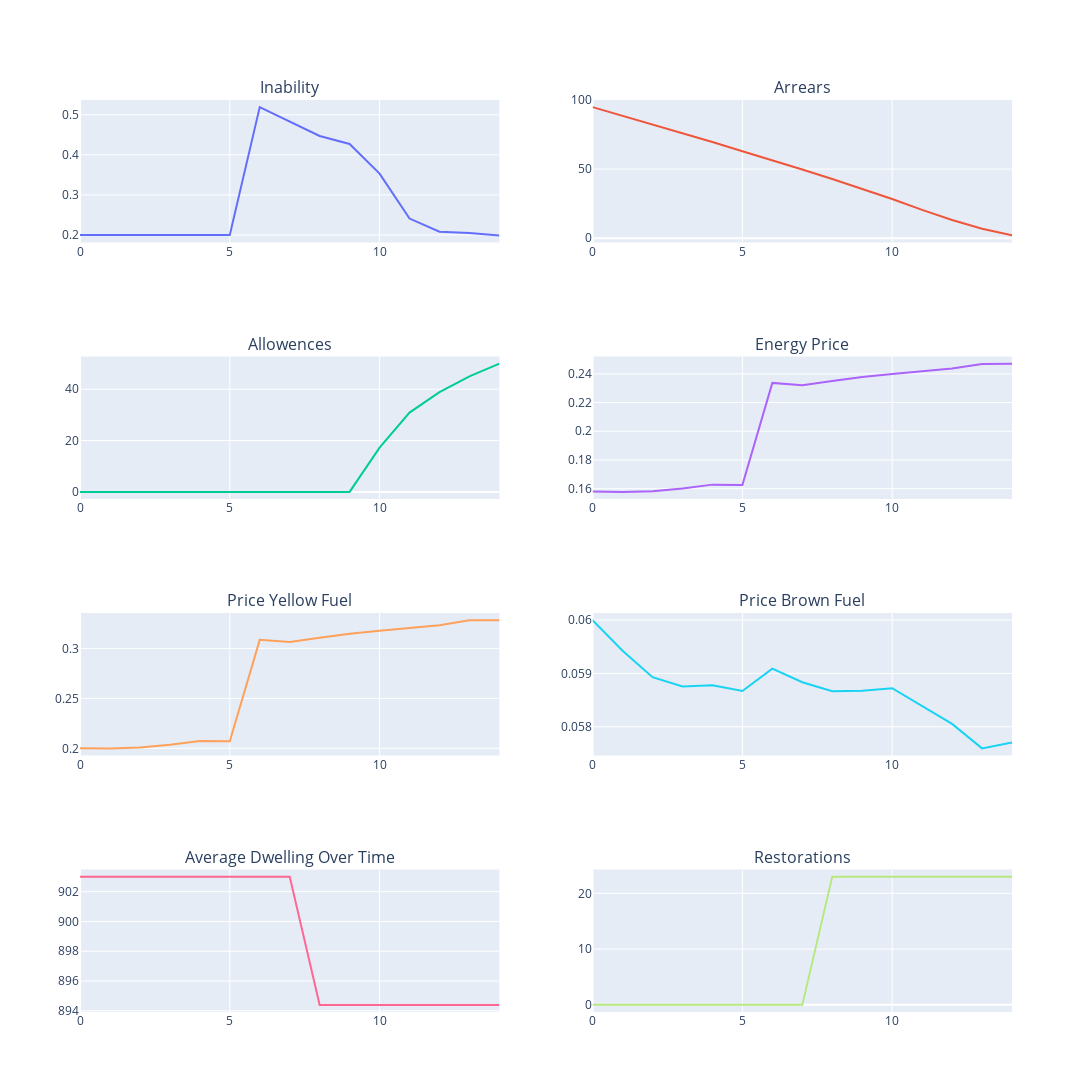
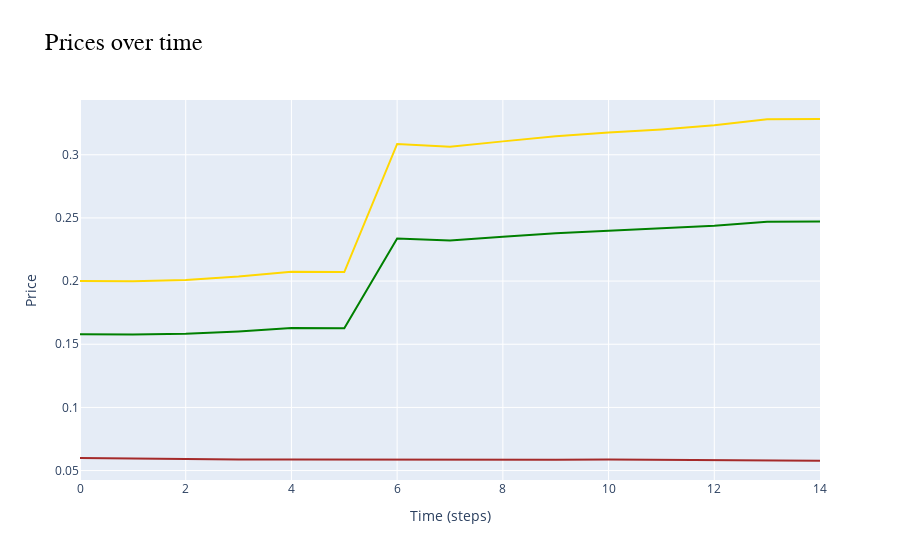

Here is the notebook cell these charts were saved with, in order:
### Code cell
# Model-level data
fig = sp.make_subplots(rows=int(len(model_data.columns)/2), cols=2, subplot_titles=model_data.columns)
color_discrete_sequence=px.colors.qualitative.Plotly  # Default color sequence

for i, col in enumerate(model_data.columns, start=1):
    fig.add_trace(go.Scatter(x=model_data.index, y=model_data[col], mode='lines', name=col, line=dict(color=color_discrete_sequence[(i-1) % len(color_discrete_sequence)])), row=int((i-1)/2)+1, col=((i-1)%2)+1)

fig.update_layout(height=400*int(len(model_data.columns)/2), width=1600, title_text="", showlegend=False, 
                  title_font=dict(size=24, color='black', family="Courier New, monospace"), # Adjust size and font here
                  )

fig.show()

# For Price1, Price2, and Energy Price
fig = go.Figure()
fig.add_trace(go.Scatter(x=model_data.index, y=model_data['Price Yellow Fuel'], mode='lines', name='Price Yellow Fuel', line=dict(color='gold')))
fig.add_trace(go.Scatter(x=model_data.index, y=model_data['Price Brown Fuel'], mode='lines', name='Price Brown Fuel', line=dict(color='brown')))
fig.add_trace(go.Scatter(x=model_data.index, y=model_data['Energy Price'], mode='lines', name='Energy Price', line=dict(color='green')))

fig.update_layout(title='Prices over time', xaxis_title='Time (steps)', yaxis_title='Price', showlegend=False,
                  title_font=dict(size=24, color='black', family="Courier New, monospace"), # Adjust size and font here
                  )

fig.show()

### Figure 1 — Plotly figure (JSON) as saved in the notebook; plotly's stock layout.template omitted (floating-point values rounded to 4 significant figures)
{"data": [{"line": {"color": "#636EFA"}, "mode": "lines", "name": "Inability", "type": "scatter", "x": [0, 1, 2, 3, 4, 5, 6, 7, 8, 9, 10, 11, 12, 13, 14], "xaxis": "x", "y": [0.2, 0.2, 0.2, 0.2, 0.2, 0.2, 0.519, 0.482, 0.447, 0.427, 0.353, 0.241, 0.208, 0.205, 0.199], "yaxis": "y"}, {"line": {"color": "#EF553B"}, "mode": "lines", "name": "Arrears", "type": "scatter", "x": [0, 1, 2, 3, 4, 5, 6, 7, 8, 9, 10, 11, 12, 13, 14], "xaxis": "x2", "y": [94.92, 88.67, 82.62, 76.22, 69.68, 62.95, 56.5, 49.77, 42.9, 35.83, 28.38, 20.45, 13.2, 6.84, 2.013], "yaxis": "y2"}, {"line": {"color": "#00CC96"}, "mode": "lines", "name": "Allowences", "type": "scatter", "x": [0, 1, 2, 3, 4, 5, 6, 7, 8, 9, 10, 11, 12, 13, 14], "xaxis": "x3", "y": [0, 0, 0, 0, 0, 0, 0, 0, 0, 0, 17.25, 30.9, 38.85, 45.05, 50], "yaxis": "y3"}, {"line": {"color": "#AB63FA"}, "mode": "lines", "name": "Energy Price", "type": "scatter", "x": [0, 1, 2, 3, 4, 5, 6, 7, 8, 9, 10, 11, 12, 13, 14], "xaxis": "x4", "y": [0.158, 0.1578, 0.1583, 0.1601, 0.1628, 0.1626, 0.2337, 0.2321, 0.235, 0.2379, 0.2399, 0.2415, 0.2437, 0.2469, 0.2471], "yaxis": "y4"}, {"line": {"color": "#FFA15A"}, "mode": "lines", "name": "Price Yellow Fuel", "type": "scatter", "x": [0, 1, 2, 3, 4, 5, 6, 7, 8, 9, 10, 11, 12, 13, 14], "xaxis": "x5", "y": [0.2, 0.1999, 0.2009, 0.2036, 0.2074, 0.2072, 0.3085, 0.3063, 0.3106, 0.3146, 0.3176, 0.32, 0.3233, 0.3281, 0.3283], "yaxis": "y5"}, {"line": {"color": "#19D3F3"}, "mode": "lines", "name": "Price Brown Fuel", "type": "scatter", "x": [0, 1, 2, 3, 4, 5, 6, 7, 8, 9, 10, 11, 12, 13, 14], "xaxis": "x6", "y": [0.06, 0.05943, 0.05893, 0.05876, 0.05878, 0.05867, 0.05909, 0.05884, 0.05867, 0.05867, 0.05872, 0.05839, 0.05805, 0.05759, 0.05771], "yaxis": "y6"}, {"line": {"color": "#FF6692"}, "mode": "lines", "name": "Average Dwelling Over Time", "type": "scatter", "x": [0, 1, 2, 3, 4, 5, 6, 7, 8, 9, 10, 11, 12, 13, 14], "xaxis": "x7", "y": [903.0, 903.0, 903.0, 903.0, 903.0, 903.0, 903.0, 903.0, 894.4, 894.4, 894.4, 894.4, 894.4, 894.4, 894.4], "yaxis": "y7"}, {"line": {"color": "#B6E880"}, "mode": "lines", "name": "Restorations", "type": "scatter", "x": [0, 1, 2, 3, 4, 5, 6, 7, 8, 9, 10, 11, 12, 13, 14], "xaxis": "x8", "y": [0, 0, 0, 0, 0, 0, 0, 0, 23, 23, 23, 23, 23, 23, 23], "yaxis": "y8"}], "layout": {"annotations": [{"font": {"size": 16}, "showarrow": false, "text": "Inability", "x": 0.225, "xanchor": "center", "xref": "paper", "y": 1, "yanchor": "bottom", "yref": "paper"}, {"font": {"size": 16}, "showarrow": false, "text": "Arrears", "x": 0.775, "xanchor": "center", "xref": "paper", "y": 1, "yanchor": "bottom", "yref": "paper"}, {"font": {"size": 16}, "showarrow": false, "text": "Allowences", "x": 0.225, "xanchor": "center", "xref": "paper", "y": 0.7188, "yanchor": "bottom", "yref": "paper"}, {"font": {"size": 16}, "showarrow": false, "text": "Energy Price", "x": 0.775, "xanchor": "center", "xref": "paper", "y": 0.7188, "yanchor": "bottom", "yref": "paper"}, {"font": {"size": 16}, "showarrow": false, "text": "Price Yellow Fuel", "x": 0.225, "xanchor": "center", "xref": "paper", "y": 0.4375, "yanchor": "bottom", "yref": "paper"}, {"font": {"size": 16}, "showarrow": false, "text": "Price Brown Fuel", "x": 0.775, "xanchor": "center", "xref": "paper", "y": 0.4375, "yanchor": "bottom", "yref": "paper"}, {"font": {"size": 16}, "showarrow": false, "text": "Average Dwelling Over Time", "x": 0.225, "xanchor": "center", "xref": "paper", "y": 0.1562, "yanchor": "bottom", "yref": "paper"}, {"font": {"size": 16}, "showarrow": false, "text": "Restorations", "x": 0.775, "xanchor": "center", "xref": "paper", "y": 0.1562, "yanchor": "bottom", "yref": "paper"}], "height": 1600, "showlegend": false, "title": {"font": {"color": "black", "family": "Courier New, monospace", "size": 24}, "text": ""}, "width": 1600, "xaxis": {"anchor": "y", "domain": [0, 0.45]}, "xaxis2": {"anchor": "y2", "domain": [0.55, 1]}, "xaxis3": {"anchor": "y3", "domain": [0, 0.45]}, "xaxis4": {"anchor": "y4", "domain": [0.55, 1]}, "xaxis5": {"anchor": "y5", "domain": [0, 0.45]}, "xaxis6": {"anchor": "y6", "domain": [0.55, 1]}, "xaxis7": {"anchor": "y7", "domain": [0, 0.45]}, "xaxis8": {"anchor": "y8", "domain": [0.55, 1]}, "yaxis": {"anchor": "x", "domain": [0.8438, 1]}, "yaxis2": {"anchor": "x2", "domain": [0.8438, 1]}, "yaxis3": {"anchor": "x3", "domain": [0.5625, 0.7188]}, "yaxis4": {"anchor": "x4", "domain": [0.5625, 0.7188]}, "yaxis5": {"anchor": "x5", "domain": [0.2812, 0.4375]}, "yaxis6": {"anchor": "x6", "domain": [0.2812, 0.4375]}, "yaxis7": {"anchor": "x7", "domain": [0, 0.1562]}, "yaxis8": {"anchor": "x8", "domain": [0, 0.1562]}}}

### Figure 2 — Plotly figure (JSON) as saved in the notebook; plotly's stock layout.template omitted (floating-point values rounded to 4 significant figures)
{"data": [{"line": {"color": "gold"}, "mode": "lines", "name": "Price Yellow Fuel", "type": "scatter", "x": [0, 1, 2, 3, 4, 5, 6, 7, 8, 9, 10, 11, 12, 13, 14], "y": [0.2, 0.1999, 0.2009, 0.2036, 0.2074, 0.2072, 0.3085, 0.3063, 0.3106, 0.3146, 0.3176, 0.32, 0.3233, 0.3281, 0.3283]}, {"line": {"color": "brown"}, "mode": "lines", "name": "Price Brown Fuel", "type": "scatter", "x": [0, 1, 2, 3, 4, 5, 6, 7, 8, 9, 10, 11, 12, 13, 14], "y": [0.06, 0.05943, 0.05893, 0.05876, 0.05878, 0.05867, 0.05909, 0.05884, 0.05867, 0.05867, 0.05872, 0.05839, 0.05805, 0.05759, 0.05771]}, {"line": {"color": "green"}, "mode": "lines", "name": "Energy Price", "type": "scatter", "x": [0, 1, 2, 3, 4, 5, 6, 7, 8, 9, 10, 11, 12, 13, 14], "y": [0.158, 0.1578, 0.1583, 0.1601, 0.1628, 0.1626, 0.2337, 0.2321, 0.235, 0.2379, 0.2399, 0.2415, 0.2437, 0.2469, 0.2471]}], "layout": {"showlegend": false, "title": {"font": {"color": "black", "family": "Courier New, monospace", "size": 24}, "text": "Prices over time"}, "xaxis": {"title": {"text": "Time (steps)"}}, "yaxis": {"title": {"text": "Price"}}}}
